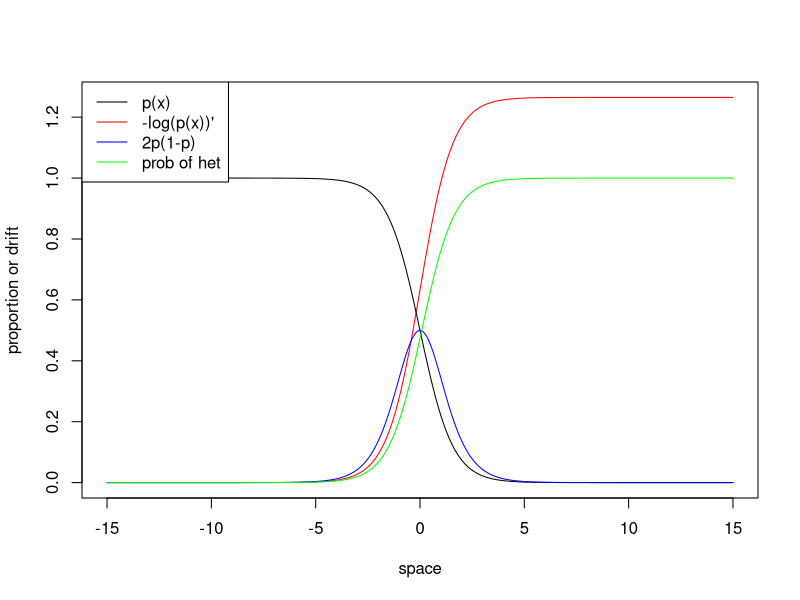
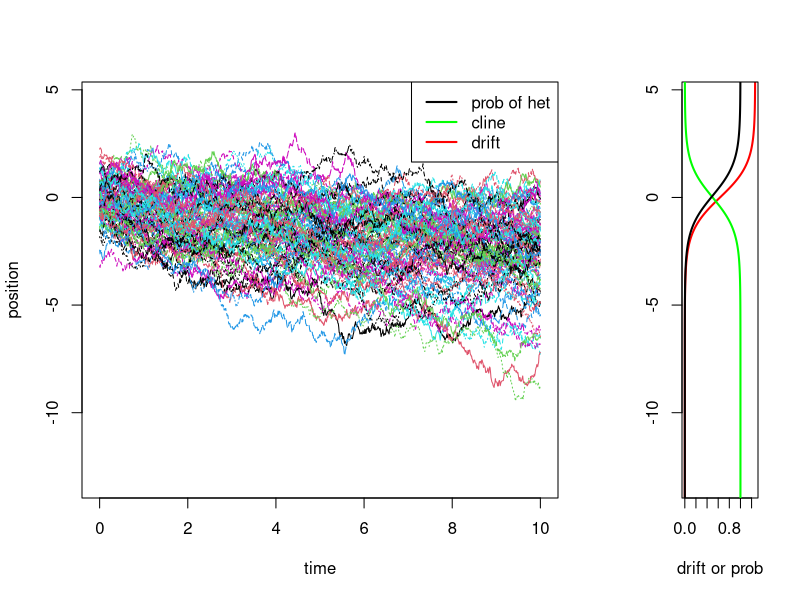
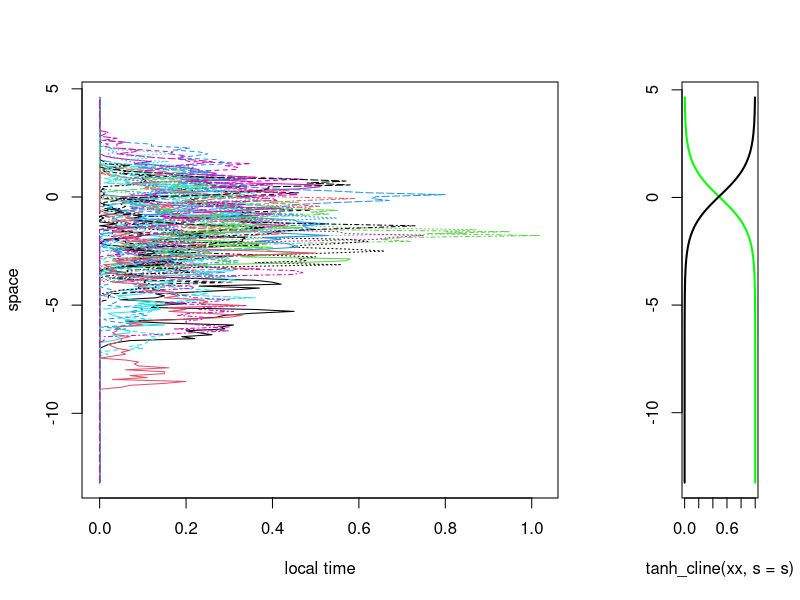
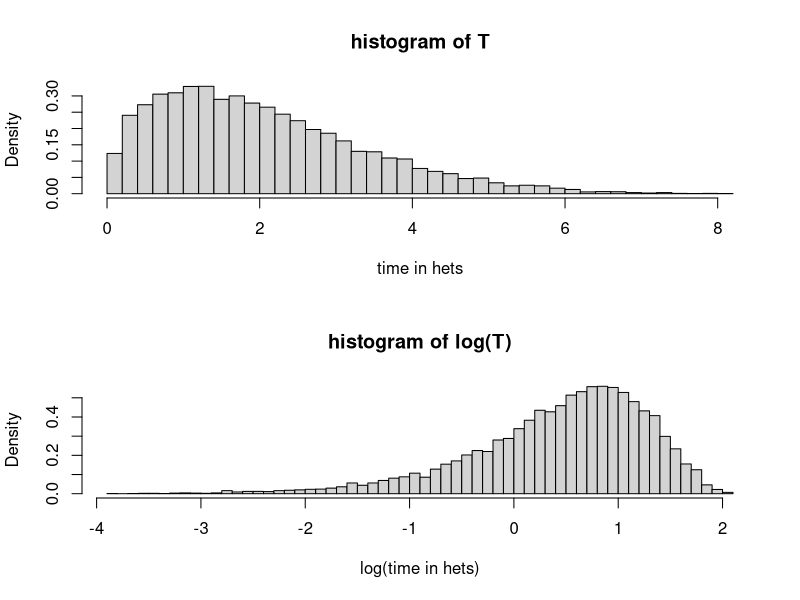

Source code (R) for these figures, in order: (Note: this script raises an error after producing the figures.)
## ---- chunk 1
fig.dim <- 5
knitr::opts_chunk$set(fig.width=2*fig.dim,fig.height=fig.dim,fig.align='center')
## ---- chunk 2
pcline <- function (x,r,tau=1,sigma=1) {
    (1/2)*( 1 - sign(x)*zeta(x=x/sqrt(tau*sigma^2),r=r*tau) )
}
tanh_cline <- function (x,s,sigma=1) {
    (1/2)*(1+tanh(-2*x*sqrt(s)/sigma))
}
tanh_drift <- function (x,s,sigma=1) {
    # log-derivative of tanh_cline
    -(2*sqrt(s)/sigma) * (1-tanh(-2*x*sqrt(s)/sigma)^2) / (1+tanh(-2*x*sqrt(s)/sigma))
}
tanh_het <- function (x,s,sigma=1) {
    # prob of being in a het = (1-s)(1-p)/(1-s(1-p))
    pp <- tanh_cline(x,s,sigma=sigma)
    (1-s)*(1-pp)/(1-s*(1-pp))
}
sim_diffusion <- function (drift,tau,nwalks,ntimes,xinit=0,...) {
    # want total time to be tau, so:
    dt <- tau/ntimes
    # put the noise in rws
    rws <- matrix( c( rep_len(xinit,nwalks), # initial conditions
                 rnorm(nwalks*(ntimes-1)) ), nrow=ntimes, ncol=nwalks, byrow=TRUE )
    # and then integrate over it
    for (k in 2:ntimes) {
        rws[k,] <- rws[k-1,]+sqrt(dt)*rws[k,]+dt*drift(rws[k-1,],...)
    }
    attr(rws,"dt") <- dt
    return(rws)
}
weighted_time <- function (rws, weight.fn, ...) {
    colSums( weight.fn(rws,...) ) * attr(rws,"dt")
}
## ---- chunk 3
tanh_cline
s <- 0.1
xx <- seq(-15,15,length.out=500)
plot(xx, (-1)*tanh_drift(xx,s=s), type='l', col='red', xlab="space", ylab='proportion or drift')
lines(xx, tanh_cline(xx,s=s), col='black')
lines(xx, 2*tanh_cline(xx,s=s)*(1-tanh_cline(xx,s=s)), col='blue')
lines(xx, tanh_het(xx,s=s), col='green')
legend("topleft",lty=1,col=c("black","red","blue","green"),
        legend=c("p(x)","-log(p(x))'","2p(1-p)","prob of het"))
## ---- chunk 4
tanh_drift
nwalks <- 1e4
ntimes <- 1e3
s <- 0.1
tau <- 10
xx <- seq(-15,15,length.out=500)
tt <- seq(0,tau,length.out=ntimes)
rws <- sim_diffusion( tanh_drift, tau, nwalks, ntimes, s=s, xinit=rnorm(nwalks) )
layout( t(1:2), widths=c(3,1) )
matplot(tt, rws[,1:80],type='l', ylab='position', xlab='time', ylim=range(rws) )
legend("topright",lwd=2,legend=c("prob of het","cline","drift"),col=c("black","green","red"))
plot( (-1)*tanh_drift(xx,s=s), xx, col='red', lwd=2, type='l', ylim=range(rws), ylab='', xlab='drift or prob' )
lines( tanh_cline(xx,s=s), xx, col='green', lwd=2 )
lines( (1-s)*(1-tanh_cline(xx,s=s))/(1-s*(1-tanh_cline(xx,s=s))), xx, lwd=2 )
## ---- chunk 5
xx <- seq( min(rws), max(rws), length.out=200 )
xmids <- xx[-1]-diff(xx)/2
lts <- attr(rws,"dt")*apply( matrix(findInterval(rws,xx),nrow=nrow(rws)), 2, tabulate, nbins=length(xx)-1 )
layout( t(1:2), widths=c(3,1) )
matplot(lts[,1:30],xmids,type='l',xlab="local time", ylab="space")
plot( tanh_cline(xx,s=s), xx, col='green', lwd=2, type='l', ylim=range(rws), ylab='' )
lines( (1-s)*(1-tanh_cline(xx,s=s))/(1-s*(1-tanh_cline(xx,s=s))), xx, lwd=2 )
## ---- chunk 6
het.time <- weighted_time( rws, tanh_het, s=s )
layout(1:2)
hist( het.time, breaks=50, xlab="time in hets", freq=FALSE, main="histogram of T" ) 
hist( log(het.time), breaks=50, xlab="log(time in hets)", freq=FALSE , main="histogram of log(T)") 
## ---- chunk 7
nwalks <- 1e4
ntimes <- 1e3
s <- 0.1
tau <- 10
initvals <- c(0,-3)
lt.comparison <- lapply( initvals, function (xinit) { list(
        tanh=weighted_time( 
               sim_diffusion( tanh_drift,tau,nwalks,ntimes,s=s, xinit=xinit ),
               tanh_het, s=s
           ),
        reflected=weighted_time(
                -abs(sim_diffusion( function(...){0}, tau, nwalks, ntimes, xinit=xinit )),
                function (x,s) { ifelse(abs(x)<1/(2*sqrt(s)), 1/2, 0) }, s=s
            ),
        reflected_tanh=weighted_time(
                -abs(sim_diffusion( function(...){0}, tau, nwalks, ntimes, xinit=xinit )),
                tanh_het, s=s
            ),
        pushed=weighted_time(
                sim_diffusion( function(x,s){ifelse(x>0,-4*sqrt(s),0)}, tau, nwalks, ntimes, s=s, xinit=xinit ),
                function (x) { x>0 }
            ),
        pushed_tanh=weighted_time(
                sim_diffusion( function(x,s){ifelse(x>0,-4*sqrt(s),0)}, tau, nwalks, ntimes, s=s, xinit=xinit ),
                tanh_het, s=s
            )
        ) } )
layout(matrix(1:(length(lt.comparison)*length(lt.comparison[[1]])),ncol=2))
for (k in seq_along(lt.comparison)) {
    for (j in seq_along(lt.comparison[[k]])) {
        hist(lt.comparison[[k]][[j]],xlim=range(lt.comparison),main=names(lt.comparison[[k]])[j],breaks=seq(0,tau,length.out=50),xlab="time in hets")
    }
}
## ---- chunk 8
rvals <- exp(seq(log(.001),log(0.5),length.out=400))
precombs <- lapply( lt.comparison, function (lts) {
        sapply( lts, function (lt) sapply( rvals, function (r) { mean((-1)*expm1(-r*lt)) } ) )
    } )
layout(t(1:2))
for (k in seq_along(precombs)) {
    matplot( rvals, precombs[[k]], type='l', col=1:ncol(precombs[[k]]), main=paste("x =",initvals[k]), ylim=range(precombs), ylab="prob of recomb", xlab='r', lty=1 )
    legend("topleft",lty=1,col=1:ncol(precombs[[k]]),legend=colnames(precombs[[k]]))
}
for (k in seq_along(precombs)) {
    matplot( rvals, precombs[[k]], type='l', col=1:ncol(precombs[[k]]), log='xy', main=paste("x =",initvals[k]), ylim=range(precombs), ylab="prob of recomb", xlab='r', lty=1  )
    legend("topleft",lty=1,col=1:ncol(precombs[[k]]),legend=colnames(precombs[[k]]))
}
## ---- chunk 9
nwalks <- 1e3
ntimes <- 1e4
s <- 0.1
tau <- 100
initvals <- c(0,-3)
lt.comparison <- lapply( initvals, function (xinit) { list(
        tanh=weighted_time( 
               sim_diffusion( tanh_drift,tau,nwalks,ntimes,s=s, xinit=xinit ),
               tanh_het, s=s
           ),
        reflected=weighted_time(
                -abs(sim_diffusion( function(...){0}, tau, nwalks, ntimes, xinit=xinit )),
                function (x,s) { ifelse(abs(x)<1/(2*sqrt(s)), 1/2, 0) }, s=s
            ),
        reflected_tanh=weighted_time(
                -abs(sim_diffusion( function(...){0}, tau, nwalks, ntimes, xinit=xinit )),
                tanh_het, s=s
            ),
        pushed=weighted_time(
                sim_diffusion( function(x,s){ifelse(x>0,-4*sqrt(s),0)}, tau, nwalks, ntimes, s=s, xinit=xinit ),
                function (x) { x>0 }
            ),
        pushed_tanh=weighted_time(
                sim_diffusion( function(x,s){ifelse(x>0,-4*sqrt(s),0)}, tau, nwalks, ntimes, s=s, xinit=xinit ),
                tanh_het, s=s
            )
        ) } )
tbreaks <- seq(0,tau,length.out=50)
Tdists <- lapply( lt.comparison, function (lts) {
        sapply( lts, function (lt) tabulate(findInterval(lt,tbreaks),nbins=length(tbreaks)-1) )
    } )
rvals <- exp(seq(log(.001),log(0.5),length.out=400))
precombs <- lapply( lt.comparison, function (lts) {
        sapply( lts, function (lt) sapply( rvals, function (r) { mean((-1)*expm1(-r*lt)) } ) )
    } )
layout(t(1:2))
for (k in seq_along(precombs)) {
    matplot( tbreaks[-1]-diff(tbreaks)/2, Tdists[[k]], type='l', col=1:ncol(Tdists[[k]]), main=paste("x =",initvals[k]), ylim=range(Tdists), xlab="time in hets", lty=1 )
    legend("topleft",lty=1,col=1:ncol(precombs[[k]]),legend=colnames(precombs[[k]]))
}
for (k in seq_along(precombs)) {
    matplot( rvals, precombs[[k]], type='l', col=1:ncol(precombs[[k]]), main=paste("x =",initvals[k]), ylim=range(precombs), ylab="prob of recomb", xlab='r', lty=1 )
    legend("topleft",lty=1,col=1:ncol(precombs[[k]]),legend=colnames(precombs[[k]]))
}
## ---- chunk 10
nwalks <- 1e4
ntimes <- 1e3
# want total time to be tau, so:
eps <- 1/sqrt(ntimes)
rws <- matrix( rnorm(nwalks*ntimes)*eps, nrow=ntimes, ncol=nwalks )
rws <- rbind(0,apply(rws,2,cumsum))
matplot(seq(0,1,length.out=ntimes),rws[,1:20],type='l', ylab='position')
## ---- chunk 11
xh <- hist(rws[ntimes,],breaks=50,main="final position")
lines( xh$mids, sum(xh$counts)*diff(pnorm(xh$breaks)) )
## ---- chunk 12
xh <- hist(colSums(abs(rws)<=1.5*eps)/ntimes/(3*eps),main="local time at 0", breaks=30)
lines( xh$mids, sum(xh$counts)*diff( 2*pnorm(xh$breaks)-1 ), col='red' )
## ---- chunk 13
layout(matrix(1:4,nrow=2))
for (loc in c(0.1, 0.2, 0.4, 0.6)) {
    lts <- colSums(abs(rws-loc)<=1.5*eps)/ntimes/(3*eps)
    zeros <- (lts==0)
    pred.zero <- 2*pnorm(abs(loc)+c(0,1.5*eps,-1.5*eps))-1
    xh <- hist(lts[!zeros],main=paste("local time at",loc), breaks=30, ylim=range(c(0,pred.zero*nwalks)))
    lines( xh$mids, sum(!zeros)*diff( 2*pnorm(abs(loc)+xh$breaks)-1 ), col='red' )
    points(rep(0,4), c(sum(zeros),pred.zero*nwalks), col=1:4, pch=20, cex=2)
    # lower bound
    lines( xh$mids, sum(!zeros)*diff( 2*pnorm(abs(loc+1.5*eps)+xh$breaks)-1 ), col=3 )
    # upper bound
    lines( xh$mids, sum(!zeros)*diff( 2*pnorm(abs(loc-1.5*eps)+xh$breaks)-1 ), col=4 )
}
## ---- chunk 14
loc <- 0.1
zeta <- function (x,r) {
    2*pnorm(abs(x)) - 1 + 2 * exp( r*abs(x) + r^2/2 + pnorm(abs(x)+r,lower.tail=FALSE,log.p=TRUE) )
}
compare.rates <- as.data.frame( t( sapply( c(0.25,0.5,1,1.5,2,2.5,3), function (rate) {
        visits <- colSums(abs(rws-loc)<=1.5*eps)
        killed <- ( rbinom(ncol(rws),size=visits,prob=rate/ntimes/(3*eps)) == 0 )
        c( 
          rate=rate,
          simulation=mean(killed), 
          theory=zeta(loc,rate),
          SE=sqrt(mean(killed)*(1-mean(killed))/nwalks)
          )
    } ) ) )
with(compare.rates, {
         plot( rate, theory, type='l', xlab="recomb rate", ylab="prob of recomb", col='red', ylim=c(0,1) ) 
         points( rate, simulation, pch=20 )
         arrows( x0=rate, y0=simulation-2*SE, y1=simulation+2*SE, angle=90, code=3 )
    } )
## ---- chunk 15
layout(1:2)
xvals <- seq(0,5,length.out=150)
rvals <- seq(0,10,length.out=100)
zetavals <- outer( xvals, rvals, zeta )
matplot(xvals,zetavals,type='l',xlab="x",ylab=expression(zeta),col=rainbow(length(rvals)))
lrvals <- seq(1,length(rvals),length.out=6)
legend("bottomright",lty=1,col=rainbow(length(rvals))[lrvals],legend=paste("r=",round(rvals[lrvals],digits=2)))
matplot(rvals,t(zetavals),type='l',xlab="r",ylab=expression(zeta),col=rainbow(length(xvals)))
lxvals <- seq(1,length(xvals),length.out=6)
legend("bottomright",lty=1,col=rainbow(length(xvals))[lxvals],legend=paste("x=",round(xvals[lxvals],digits=2)),bg='white')
## ---- chunk 16
pcline
xx <- seq(-15,15,length.out=500)
for (tau in c(5,50)) {
    plot(xx, pcline(xx,r=1), type='n', 
            xlab="distance from cline center", ylab="prob inherited from the left", 
            main=as.expression(substitute(tau==mytau,list(mytau=tau))) )
    rr <- seq(0,0.2,length.out=11)
    pp <- sapply( rr, function (r) { pcline(xx,r=r,tau=tau) } )
    matplot(xx,pp,type='l',lty=1,col=rainbow(length(rr)),add=TRUE)
    legend("topright",lty=1,col=rainbow(length(rr)),legend=paste("r=",rr))
}
